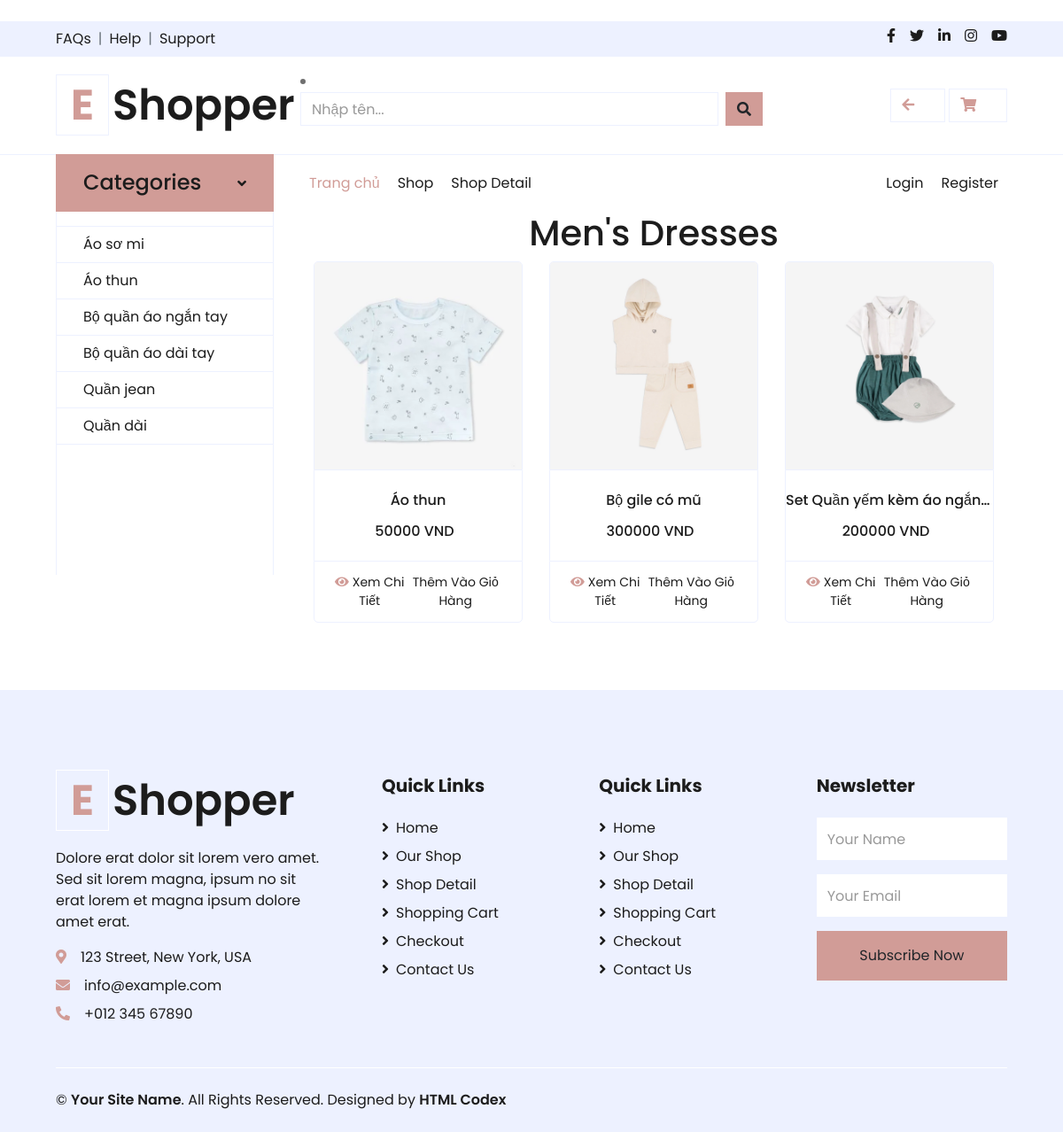
The app's page /childfashion/men with its own data.
### childfashion/models.py (models this page shows, shortened)
class Loai(models.Model):
    TenLoai = models.CharField(max_length=100)

class BangSP(models.Model):
    TenSP = models.CharField(max_length=100)
    DonGia = models.IntegerField(null=True, blank=True)
    HinhAnh = models.ImageField(upload_to=upload_image_to)
    MoTa = models.TextField(max_length=1000)
    PhuKien = models.CharField(max_length=100)
    KichThuoc = models.CharField(max_length=100, blank=True)  # Cho phép giá trị trống
    MauSac = models.CharField(max_length=100, blank=True)
    SoLuong = models.IntegerField(null=True, blank=True)
    ML = models.ForeignKey(Loai, on_delete=models.CASCADE, related_name='BangSP')

### childfashion/views.py (the view)
# urls.py: path('men', views.Men, name='men'),
def Men(request):
    product_ids = [1, 4, 5, 6]
    products = BangSP.objects.filter(id__in=product_ids)
    return render(request, 'pages/Men.html', {'BangSP': products})

### childfashion/context_processors.py (called while the page is built)
def categories(request):
    categories = Loai.objects.all()
    return {
        'categories':categories
    }

### childfashion/templates/pages/Men.html (shortened to what this page needs)
﻿{% extends "page/layout.html" %}
{% load static %}
{% block content %}
<main>
    <div class="container">
        <h1 style="text-align: center;">Men's Dresses</h1>
        <div class="row row-cols-4" id="product-container">
            {% for dssp in BangSP %}
            <div class="col-lg-4 col-md-6 col-sm-12 pb-1">
                <div class="card product-item border-0 mb-4">
                    <div class="card-header product-img position-relative overflow-hidden bg-transparent border p-0">
                        <img class="img-fluid w-100" src="{% static 'images/' %}{{ dssp.HinhAnh }}" alt="">
                    </div>
                    <div class="card-body border-left border-right text-center p-0 pt-4 pb-3 ">
                        <h6 class="text-truncate mb-3">{{dssp.TenSP}}</h6>
                        <div class="d-flex justify-content-center">
                            <h6>{{dssp.DonGia}} VND</h6><h6 class="text-muted ml-2"></h6>
                        </div>
                    </div>
                    <div class="card-footer d-flex justify-content-between bg-light border">
                        <a href="{% url 'chitietsp' dssp.id %}" class="btn btn-sm text-dark p-0"><i class="fas fa-eye text-primary mr-1"></i>Xem Chi Tiết</a>
                        <a href="#" class="btn btn-sm text-dark p-0 add-to-cart-btn" data-product-id="{{ dssp.id }}">Thêm Vào Giỏ Hàng</a>
                    </div>
                </div>
            </div>
            {% endfor %}
        </div>
    </div>
</main>
{% endblock %}

### childfashion/templates/page/layout.html (shortened to what this page needs)
<!DOCTYPE html>
<html>
<head>
    {% load static %}
    <link rel="stylesheet" href="{% static 'css/bootstrap.min.css' %}" type="text/css">
    <link rel="stylesheet" href="{% static 'css/style.min.css' %}" type="text/css">
    <link href="{% static 'fontawesomefree/css/all.min.css' %}" rel="stylesheet" type="text/css">
    <link rel="stylesheet" href="{% static 'css/style.css' %}" type="text/css">
    <link href="https://cdnjs.cloudflare.com/ajax/libs/font-awesome/5.10.0/css/all.min.css" rel="stylesheet">
    <link href="lib/owlcarousel/assets/owl.carousel.min.css" rel="stylesheet">
</head>
<body>
    <div class="container-fluid">
        <div class="row bg-secondary py-2 px-xl-5">
            <div class="col-lg-6 d-none d-lg-block">
                <div class="d-inline-flex align-items-center">
                    <a class="text-dark" href="">FAQs</a>
                    <span class="text-muted px-2">|</span>
                    <a class="text-dark" href="">Help</a>
                    <span class="text-muted px-2">|</span>
                    <a class="text-dark" href="">Support</a>
                </div>
            </div>
            <div class="col-lg-6 text-center text-lg-right">
                <div class="d-inline-flex align-items-center">
                    <a class="text-dark px-2" href="">
                        <i class="fab fa-facebook-f"></i>
                    </a>
                    <a class="text-dark px-2" href="">
                        <i class="fab fa-twitter"></i>
                    </a>
                    <a class="text-dark px-2" href="">
                        <i class="fab fa-linkedin-in"></i>
                    </a>
                    <a class="text-dark px-2" href="">
                        <i class="fab fa-instagram"></i>
                    </a>
                    <a class="text-dark pl-2" href="">
                        <i class="fab fa-youtube"></i>
                    </a>
                </div>
            </div>
        </div>
        <div class="row align-items-center py-3 px-xl-5">
            <div class="col-lg-3 d-none d-lg-block">
                <a href="" class="text-decoration-none">
                    <h1 class="m-0 display-5 font-weight-semi-bold"><span class="text-primary font-weight-bold border px-3 mr-1">E</span>Shopper</h1>
                </a>
            </div>
            <div class="col-lg-6 col-6 text-left">
                <li class="nav-item">
                    <form class="d-flex" role = "search" method="POST" action="{% url 'search' %}">
                        <input class="form-control me-2" type="search" placeholder="Nhập tên...
                        " aria-label="Search" name="searched"  >
                        <button type="submit" class="btn btn-primary" data-mdb-ripple-init >
                            <i class="fas fa-search"></i>
                        </button>
                    </form>
                </li>
            </div>
            <div class="col-lg-3 col-6 text-right">
                <a href="{% url 'dssp2' %}" class="btn border">
                    <i class="fas fa-arrow-left text-primary"></i>
                    <span class="badge">0</span>
                </a>
                <a href="{% url 'giohang' %}" class="btn border">
                    <i class="fas fa-shopping-cart text-primary"></i>
                    <span class="badge">0</span>
                </a>
            </div>
        </div>
    </div>
    <div class="container-fluid mb-5">
        <div class="row border-top px-xl-5">
            <div class="col-lg-3 d-none d-lg-block">
                <a id="navbar-vertical-button" class="btn shadow-none d-flex align-items-center justify-content-between bg-primary text-white w-100" href="javascript:void(0);" style="height: 65px; margin-top: -1px; padding: 0 30px;">
                    <h4 class="m-0">Categories</h4>
                    <i class="fa fa-angle-down text-dark"></i>
                </a>
                <nav class="collapse show navbar navbar-vertical navbar-light align-items-start p-0 border border-top-0 border-bottom-0" id="navbar-vertical">
                    <div class="navbar-nav w-100 overflow-hidden" style="height: 410px">
                        <div class="nav-item dropdown">
                            <a href="#" class="nav-link" data-toggle="dropdown"></a>
                        </div>
                        {% for category in categories %}
                            <a href="/childfashion/category/{{category.id}}" class="nav-item nav-link">{{ category.TenLoai }}</a>
                        {% endfor %}
                    </div>
                </nav>
            </div>
            <div class="col-lg-9">
                <nav class="navbar navbar-expand-lg bg-light navbar-light py-3 py-lg-0 px-0">
                    <div class="collapse navbar-collapse justify-content-between" id="navbarCollapse">
                        <div class="navbar-nav mr-auto py-0">
                            <a href="/childfashion/" class="nav-item nav-link active">Trang chủ</a>
                            <a href="{% url 'dssp2' %}" class="nav-item nav-link">Shop</a>
                            <a href="{% url 'dssp1' %}" class="nav-item nav-link">Shop Detail</a>
                        </div>
                        {% if user.username %}
                        <p>Xin chào {{user.username}}</p>
                        <p><a href="{% url 'logout' %}">Đăng xuất</a></p>
                        {% else %}
                        <div class="navbar-nav ml-auto py-0">
                            <a href="{% url 'login' %}" class="nav-item nav-link">Login</a>
                            <a href="{% url 'register' %}" class="nav-item nav-link">Register</a>
                        </div>
                        {% endif %}
                    </div>
                </nav>
                {% block content %}
                {% endblock %}
            </div>
        </div>
    </div>
    <div class="container-fluid bg-secondary text-dark mt-5 pt-5">
        <div class="row px-xl-5 pt-5">
            <div class="col-lg-4 col-md-12 mb-5 pr-3 pr-xl-5">
                <a href="" class="text-decoration-none">
                    <h1 class="mb-4 display-5 font-weight-semi-bold"><span class="text-primary font-weight-bold border border-white px-3 mr-1">E</span>Shopper</h1>
                </a>
                <p>Dolore erat dolor sit lorem vero amet. Sed sit lorem magna, ipsum no sit erat lorem et magna ipsum dolore amet erat.</p>
                <p class="mb-2"><i class="fa fa-map-marker-alt text-primary mr-3"></i>123 Street, New York, USA</p>
                <p class="mb-2"><i class="fa fa-envelope text-primary mr-3"></i>info@example.com</p>
                <p class="mb-0"><i class="fa fa-phone-alt text-primary mr-3"></i>+012 345 67890</p>
            </div>
            <div class="col-lg-8 col-md-12">
                <div class="row">
                    <div class="col-md-4 mb-5">
                        <h5 class="font-weight-bold text-dark mb-4">Quick Links</h5>
                        <div class="d-flex flex-column justify-content-start">
                            <a class="text-dark mb-2" href="index.html"><i class="fa fa-angle-right mr-2"></i>Home</a>
                            <a class="text-dark mb-2" href="shop.html"><i class="fa fa-angle-right mr-2"></i>Our Shop</a>
                            <a class="text-dark mb-2" href="detail.html"><i class="fa fa-angle-right mr-2"></i>Shop Detail</a>
                            <a class="text-dark mb-2" href="cart.html"><i class="fa fa-angle-right mr-2"></i>Shopping Cart</a>
                            <a class="text-dark mb-2" href="checkout.html"><i class="fa fa-angle-right mr-2"></i>Checkout</a>
                            <a class="text-dark" href="contact.html"><i class="fa fa-angle-right mr-2"></i>Contact Us</a>
                        </div>
                    </div>
                    <div class="col-md-4 mb-5">
                        <h5 class="font-weight-bold text-dark mb-4">Quick Links</h5>
                        <div class="d-flex flex-column justify-content-start">
                            <a class="text-dark mb-2" href="index.html"><i class="fa fa-angle-right mr-2"></i>Home</a>
                            <a class="text-dark mb-2" href="shop.html"><i class="fa fa-angle-right mr-2"></i>Our Shop</a>
                            <a class="text-dark mb-2" href="detail.html"><i class="fa fa-angle-right mr-2"></i>Shop Detail</a>
                            <a class="text-dark mb-2" href="cart.html"><i class="fa fa-angle-right mr-2"></i>Shopping Cart</a>
                            <a class="text-dark mb-2" href="checkout.html"><i class="fa fa-angle-right mr-2"></i>Checkout</a>
                            <a class="text-dark" href="contact.html"><i class="fa fa-angle-right mr-2"></i>Contact Us</a>
                        </div>
                    </div>
                    <div class="col-md-4 mb-5">
                        <h5 class="font-weight-bold text-dark mb-4">Newsletter</h5>
                        <form action="">
                            <div class="form-group">
                                <input type="text" class="form-control border-0 py-4" placeholder="Your Name" required="required" />
                            </div>
                            <div class="form-group">
                                <input type="email" class="form-control border-0 py-4" placeholder="Your Email"
                                    required="required" />
                            </div>
                            <div>
                                <button class="btn btn-primary btn-block border-0 py-3" type="submit">Subscribe Now</button>
                            </div>
                        </form>
                    </div>
                </div>
            </div>
        </div>
        <div class="row border-top border-light mx-xl-5 py-4">
            <div class="col-md-6 px-xl-0">
                <p class="mb-md-0 text-center text-md-left text-dark">
                    &copy; <a class="text-dark font-weight-semi-bold" href="#">Your Site Name</a>. All Rights Reserved.
					Designed by <a class="text-dark font-weight-semi-bold" href="https://htmlcodex.com">HTML Codex</a>
                </p>
            </div>
            <div class="col-md-6 px-xl-0 text-center text-md-right">
            </div>
        </div>
    </div>
</body>
</html>

### childfashion/templates/page/layout.html (style rules this page uses)
#navbar-vertical { display: block; }

### records on screen
Loai: TenLoai "Áo sơ mi"
Loai: TenLoai "Áo thun"
Loai: TenLoai "Bộ quần áo ngắn tay"
Loai: TenLoai "Bộ quần áo dài tay"
Loai: TenLoai "Quần jean"
Loai: TenLoai "Quần dài"
BangSP: HinhAnh (picture), TenSP "Áo thun", DonGia "50000"
BangSP: HinhAnh (picture), TenSP "Bộ gile có mũ", DonGia "300000"
BangSP: HinhAnh (picture), TenSP "Set Quần yếm kèm áo ngắn…", DonGia "200000"
